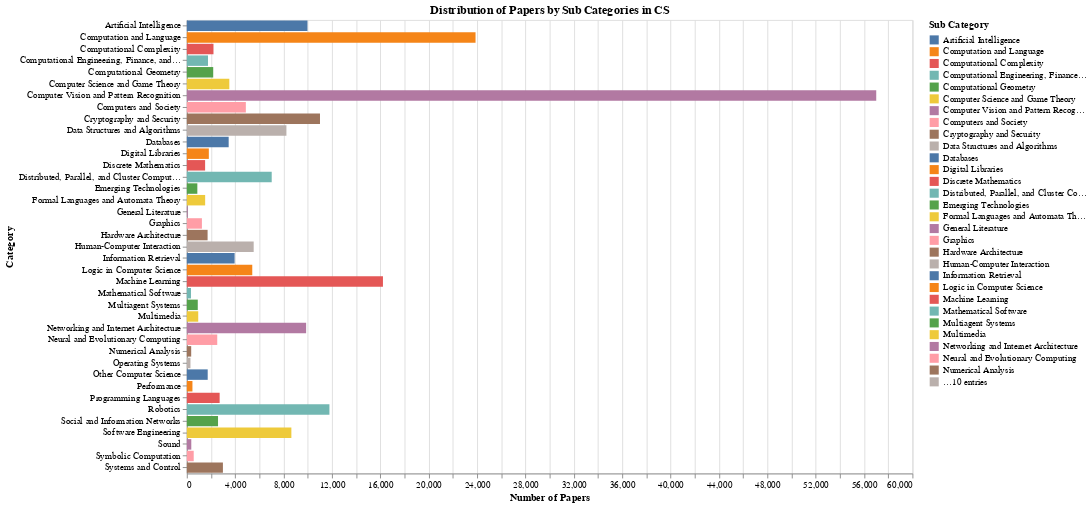

Write notebook code for a chart like this one.
### Markdown cell above
The above bar plot represent the distribution of various papers across many categories from 2015 (Here we have taken multiple categories into consideration by counting it into is categories)

### Code cell
merged_df = pd.merge(df, cs_categories_df, left_on='categories', right_on='ID', how='left')

category_counts = merged_df['Name'].value_counts().reset_index()
category_counts.columns = ['Name', 'Count']

category_counts['Percentage'] = (category_counts['Count'] / category_counts['Count'].sum()) * 100

chart = alt.Chart(category_counts).mark_bar().encode(
    y=alt.Y('Name:N', title='Category'),
    x=alt.X('Count:Q', title='Number of Papers'),
    color=alt.Color('Name:N', legend=alt.Legend(title='Sub Category')),
    tooltip=['Name', 'Count', alt.Tooltip('Percentage:Q', format=".1f")]
).properties(
    title='Distribution of Papers by Sub Categories in CS',
    width=800,
    height=500
)

chart

### Figure 1 — Vega-Lite specification as saved in the notebook (floating-point values rounded to 4 significant figures)
{"config": {"view": {"continuousWidth": 400, "continuousHeight": 300}}, "data": {"name": "data-e0eb28ab8970bdec3c46322a0eca04c9"}, "mark": "bar", "encoding": {"color": {"field": "Name", "legend": {"title": "Sub Category"}, "type": "nominal"}, "tooltip": [{"field": "Name", "type": "nominal"}, {"field": "Count", "type": "quantitative"}, {"field": "Percentage", "format": ".1f", "type": "quantitative"}], "x": {"field": "Count", "title": "Number of Papers", "type": "quantitative"}, "y": {"field": "Name", "title": "Category", "type": "nominal"}}, "height": 500, "title": "Distribution of Papers by Sub Categories in CS", "width": 800, "$schema": "https://vega.github.io/schema/vega-lite/v4.17.0.json", "datasets": {"data-e0eb28ab8970bdec3c46322a0eca04c9": [{"Name": "Computer Vision and Pattern Recognition", "Count": 57006, "Percentage": 25.68}, {"Name": "Computation and Language", "Count": 23873, "Percentage": 10.75}, {"Name": "Machine Learning", "Count": 16216, "Percentage": 7.304}, {"Name": "Robotics", "Count": 11790, "Percentage": 5.311}, {"Name": "Cryptography and Security", "Count": 11010, "Percentage": 4.959}, {"Name": "Artificial Intelligence", "Count": 9974, "Percentage": 4.493}, {"Name": "Networking and Internet Architecture", "Count": 9864, "Percentage": 4.443}, {"Name": "Software Engineering", "Count": 8644, "Percentage": 3.894}, {"Name": "Data Structures and Algorithms", "Count": 8234, "Percentage": 3.709}, {"Name": "Distributed, Parallel, and Cluster Computing", "Count": 7018, "Percentage": 3.161}, {"Name": "Human-Computer Interaction", "Count": 5527, "Percentage": 2.49}, {"Name": "Logic in Computer Science", "Count": 5410, "Percentage": 2.437}, {"Name": "Computers and Society", "Count": 4879, "Percentage": 2.198}, {"Name": "Information Retrieval", "Count": 3951, "Percentage": 1.78}, {"Name": "Computer Science and Game Theory", "Count": 3513, "Percentage": 1.582}, {"Name": "Databases", "Count": 3459, "Percentage": 1.558}, {"Name": "Systems and Control", "Count": 2983, "Percentage": 1.344}, {"Name": "Programming Languages", "Count": 2713, "Percentage": 1.222}, {"Name": "Social and Information Networks", "Count": 2579, "Percentage": 1.162}, {"Name": "Neural and Evolutionary Computing", "Count": 2514, "Percentage": 1.132}, {"Name": "Computational Complexity", "Count": 2203, "Percentage": 0.9923}, {"Name": "Computational Geometry", "Count": 2181, "Percentage": 0.9824}, {"Name": "Digital Libraries", "Count": 1818, "Percentage": 0.8189}, {"Name": "Computational Engineering, Finance, and Science", "Count": 1751, "Percentage": 0.7887}, {"Name": "Other Computer Science", "Count": 1725, "Percentage": 0.777}, {"Name": "Hardware Architecture", "Count": 1716, "Percentage": 0.773}, {"Name": "Formal Languages and Automata Theory", "Count": 1515, "Percentage": 0.6824}, {"Name": "Discrete Mathematics", "Count": 1511, "Percentage": 0.6806}, {"Name": "Graphics", "Count": 1246, "Percentage": 0.5612}, {"Name": "Multimedia", "Count": 942, "Percentage": 0.4243}, {"Name": "Multiagent Systems", "Count": 904, "Percentage": 0.4072}, {"Name": "Emerging Technologies", "Count": 868, "Percentage": 0.391}, {"Name": "Symbolic Computation", "Count": 568, "Percentage": 0.2558}, {"Name": "Performance", "Count": 463, "Percentage": 0.2086}, {"Name": "Sound", "Count": 368, "Percentage": 0.1658}, {"Name": "Numerical Analysis", "Count": 360, "Percentage": 0.1622}, {"Name": "Mathematical Software", "Count": 341, "Percentage": 0.1536}, {"Name": "Operating Systems", "Count": 299, "Percentage": 0.1347}, {"Name": "General Literature", "Count": 70, "Percentage": 0.03153}]}}
